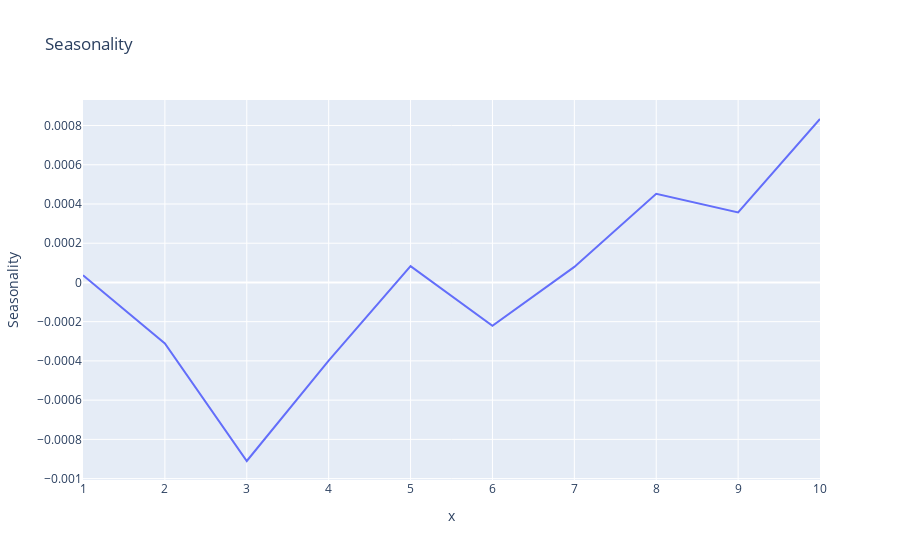

Source (notebook cell):
### Markdown cell above
### Seasonality

### Code cell
display(fig2)

### Figure 1 — Plotly figure (JSON) as saved in the notebook; plotly's stock layout.template omitted (floating-point values rounded to 4 significant figures)
{"data": [{"hovertemplate": "x=%{x}<br>Seasonality=%{y}<extra></extra>", "legendgroup": "", "line": {"color": "#636efa", "dash": "solid"}, "mode": "lines", "name": "", "orientation": "v", "showlegend": false, "type": "scatter", "x": ["1", "2", "3", "4", "5", "6", "7", "8", "9", "10"], "xaxis": "x", "y": [3.676e-05, -0.0003108, -0.0009103, -0.0003989, 8.292e-05, -0.0002213, 7.923e-05, 0.0004521, 0.0003571, 0.0008332], "yaxis": "y"}], "layout": {"legend": {"tracegroupgap": 0}, "title": {"text": "Seasonality"}, "xaxis": {"anchor": "y", "domain": [0, 1], "title": {"text": "x"}}, "yaxis": {"anchor": "x", "domain": [0, 1], "title": {"text": "Seasonality"}}}}
